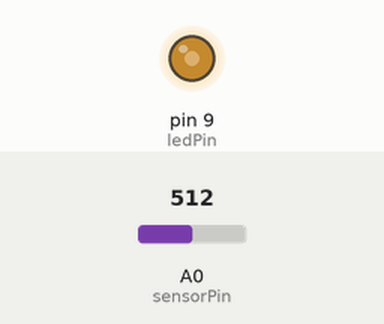
The sketch below on a simulated Arduino Uno, built with avr-gcc and run on an emulated ATmega328P. Parts: output pins drawn as LEDs (lit = HIGH). The test bench sets the inputs (shaded band); at power-on: A0 (sensorPin) = 512. What the sketch prints to the serial monitor is not drawn.

Above: at 1.2 s.
1.3 s: A0 (sensorPin) set to 417
At 2.3 s:
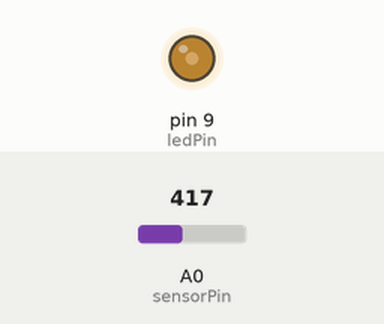
4.3 s: A0 (sensorPin) set to 386
At 5.7 s:
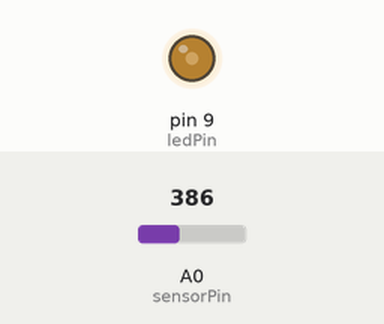
6.3 s: A0 (sensorPin) set to 716
At 7.5 s:
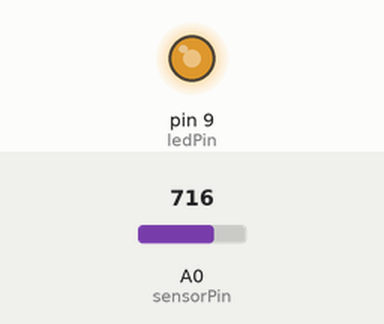
7.8 s: A0 (sensorPin) set to 984
At 8.6 s:
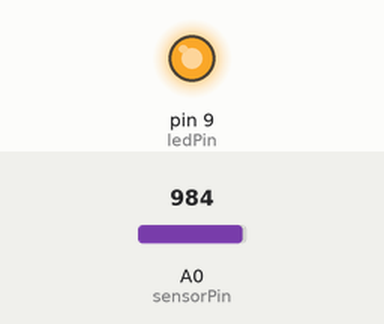
9.3 s: A0 (sensorPin) set to 1015
At 9.7 s:
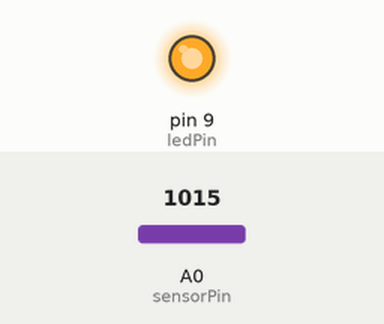
11.1 s: A0 (sensorPin) set to 0
At 12.0 s:
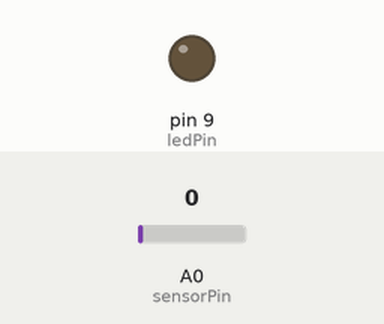
Timing chart, 0 to 13.6 s (numbered marks = the images above; inputs shaded):
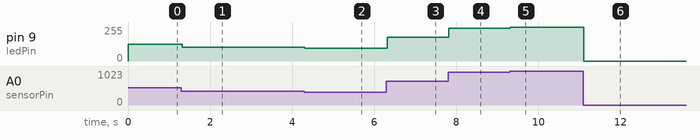

The sketch:

SensorLuz.ino
```cpp
/* 29 -- Multiplos Leds

 Acesse https://linktr.ee/progui

 Conteúdo para o material de estudos do
 Introdução ao Arduino com 14 Projetos
 Versao 1.0
 */

const int sensorPin = 0; // inicializa pino do sensor
const int ledPin = 9; // inicializa pino do LED

int maxThreshold = 0;
int minThreshold = 1023;
int lightLevel;
int calibrandoLuz;

void setup()
{
  pinMode(ledPin, OUTPUT);    // inicializa o pino do LED
  Serial.begin(9600);
}

void loop()
{
  lightLevel = analogRead(sensorPin);  // leitura do sensor
  Serial.print(lightLevel); // escreve na saida serial

  calibrandoLuz = map(lightLevel, 0, 1023, 0, 255);

  Serial.print(" ... "); 		          // separador
  Serial.print(calibrandoLuz);        // imprime na porta serial
  analogWrite(ledPin, calibrandoLuz); // muda a intencisade do LED
}
```

Measured:
- after the input at 1.3 s, pin 9 (ledPin): 127/255 → 103/255 at once
- after the input at 4.3 s, pin 9 (ledPin): 103/255 → 96/255 at once
- after the input at 6.3 s, pin 9 (ledPin): 96/255 → 178/255 at once
- after the input at 7.8 s, pin 9 (ledPin): 178/255 → 245/255 at once
- after the input at 9.3 s, pin 9 (ledPin): 245/255 → 253/255 at once
- after the input at 11.1 s, pin 9 (ledPin): 253/255 → 0/255 at once
